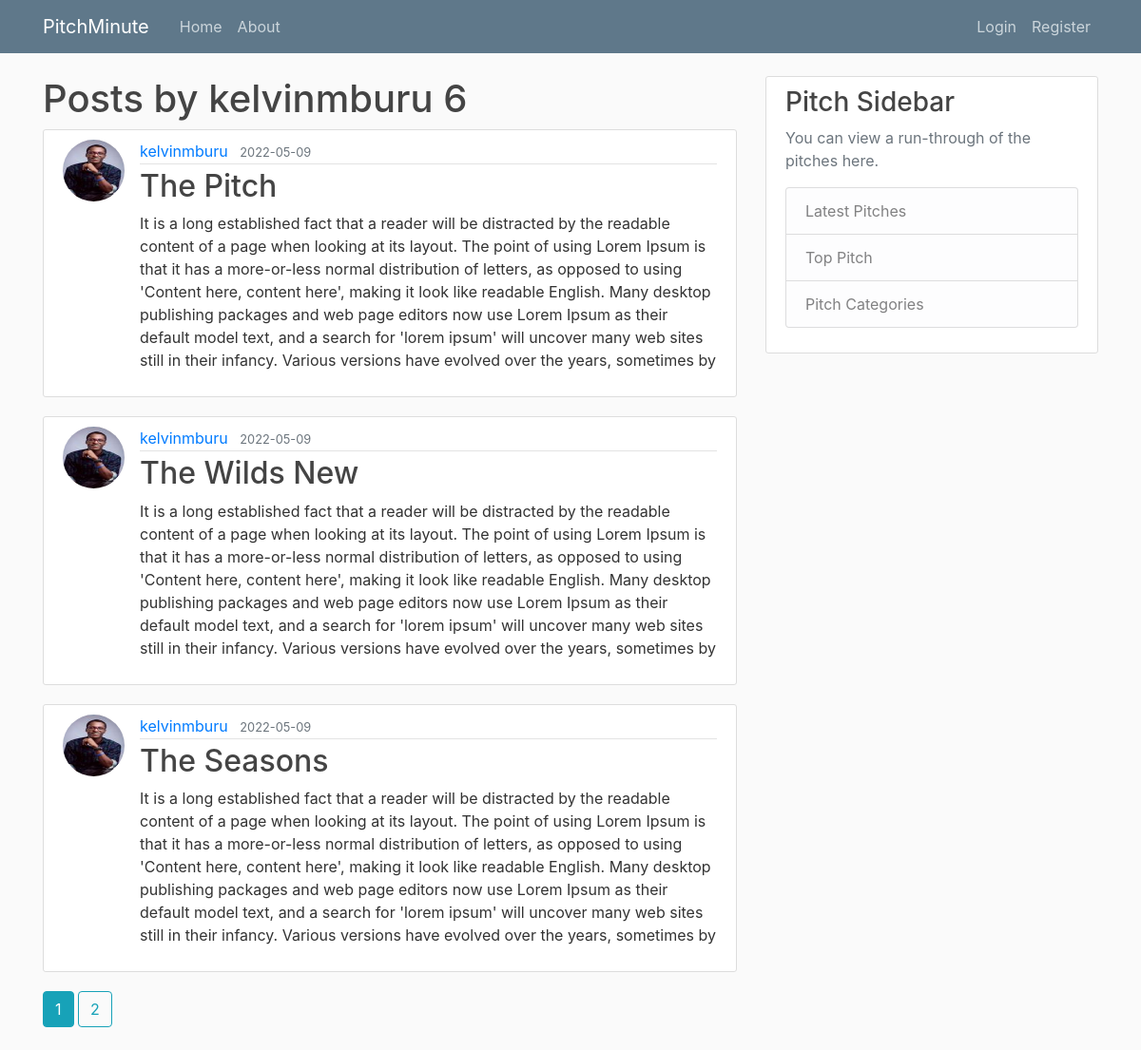
Page /user/kelvinmburu on the earlier database version.
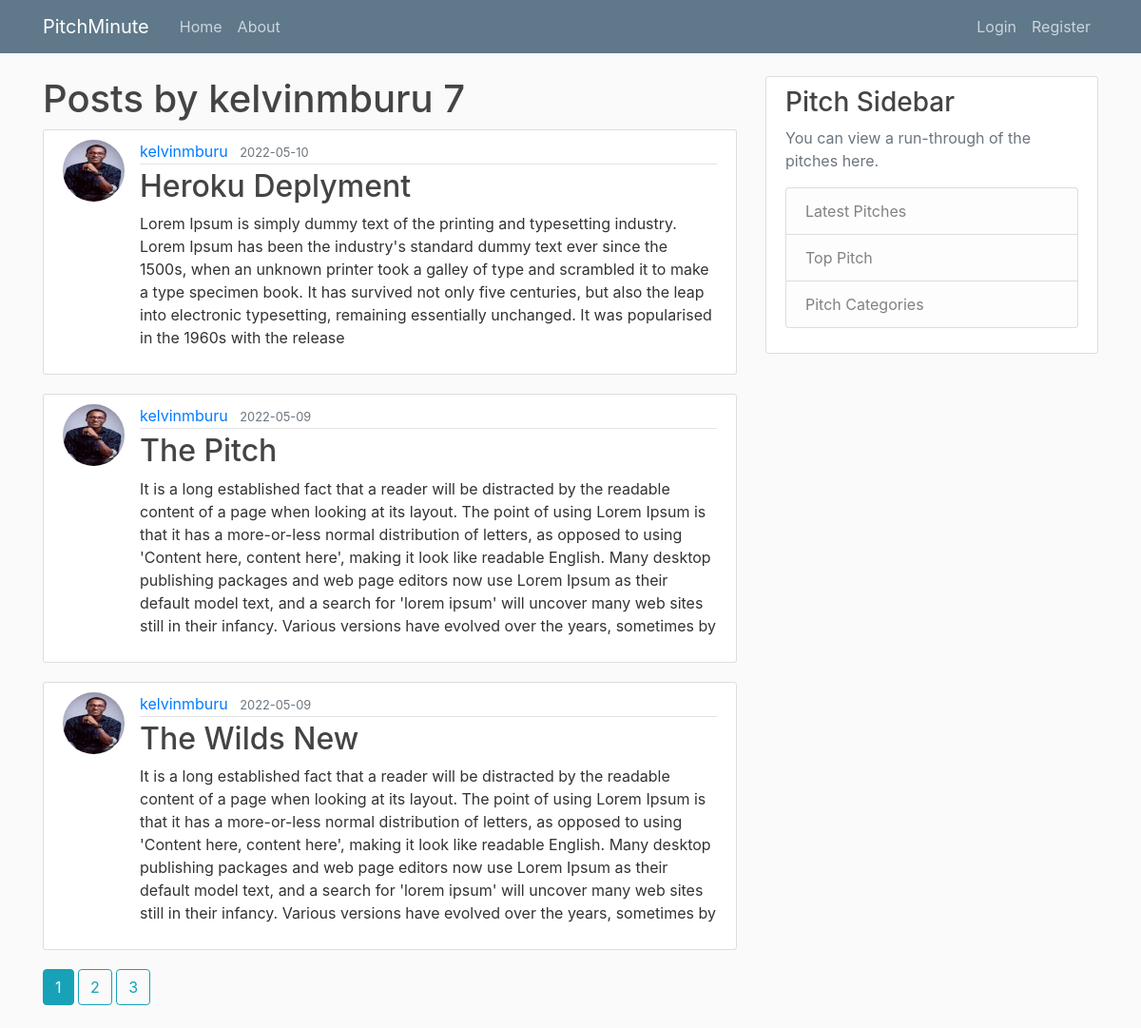
Same page on the later database version.
### flaskblog/models.py (models this page shows, shortened)
class User(db.Model, UserMixin):
    id = db.Column(db.Integer, primary_key=True)
    username = db.Column(db.String(20), unique=True, nullable=False)
    email = db.Column(db.String(120), unique=True, nullable=False)
    image_file = db.Column(db.String(20), nullable=False, default='default.jpg')
    password = db.Column(db.String(60), nullable=False)
    posts = db.relationship('Post', backref='author', lazy='dynamic')

class Post(db.Model):
    id = db.Column(db.Integer, primary_key=True)
    title = db.Column(db.String(100), nullable=False)
    date_posted = db.Column(db.DateTime, nullable=False, default=datetime.utcnow)
    content = db.Column(db.Text, nullable=False)
    user_id = db.Column(db.Integer, db.ForeignKey('user.id'), nullable=False)

### flaskblog/users/routes.py (the view)
@users.route("/user/<string:username>")
def user_posts(username):
    page = request.args.get('page', 1, type=int)
    user = User.query.filter_by(username=username).first_or_404()
    posts = Post.query.filter_by(author=user)\
        .order_by(Post.date_posted.desc())\
            .paginate(page=page, per_page=3)
    return render_template('user_posts.html',posts=posts, user=user)

### flaskblog/templates/user_posts.html
{% extends "layout.html" %}
{% block content %}
<h1 class="mb=3">Posts by {{ user.username }} {{ posts.total }} </h1>
{% for post in posts.items %}
<article class="media content-section">
    <img class="rounded-circle article-img"
        src=" {{ url_for('static', filename='profile_pics/' + post.author.image_file) }} " alt="" srcset="">
    <div class="media-body">
        <div class="article-metadata">
            <a class="mr-2" href=" {{url_for('users.user_posts', username=post.author.username)}} ">{{ post.author.username }}</a>
            <small class="text-muted">{{ post.date_posted.strftime('%Y-%m-%d') }}</small>
        </div>
        <h2><a class="article-title" href=" {{url_for('posts.post', post_id=post.id)}} ">{{ post.title }}</a></h2>
        <p class="article-content">{{ post.content }}</p>
    </div>
</article>
{% endfor %}
{% for page_num in posts.iter_pages(left_edge=1, right_edge=1, left_current=1, right_current=2) %}
    {% if page_num %}
    {% if posts.page == page_num %}
    <a class="btn btn-info mb-4" href="{{url_for('users.user_posts', username=user.username, page=page_num) }}">{{ page_num }}</a>
    {% else %}
    <a class="btn btn-outline-info mb-4" href="{{url_for('users.user_posts', username=user.username, page=page_num) }}">{{ page_num }}</a>
    {% endif %}
    {% else %}
        ...
    {% endif %}
{% endfor %}
{% endblock content%}

### flaskblog/templates/layout.html (shortened to what this page needs)
<!DOCTYPE html>
<html lang="en">
<head>
    <link rel="stylesheet" href="https://cdn.jsdelivr.net/npm/bootstrap@4.0.0/dist/css/bootstrap.min.css"
>
    <link rel="stylesheet" href="{{ url_for('static',filename='main.css') }}" type="text/css">
</head>
<body>
    <header class="site-header">
        <nav class="navbar navbar-expand-md navbar-dark bg-steel fixed-top">
            <div class="container">
                <a class="navbar-brand mr-4" href="/">PitchMinute</a>
                <div class="collapse navbar-collapse" id="navbarToggle">
                    <div class="navbar-nav mr-auto">
                        <a class="nav-item nav-link" href=" {{url_for('main.home')}} ">Home</a>
                        <a class="nav-item nav-link" href="{{url_for('main.about')}}">About</a>
                    </div>
                    <div class="navbar-nav">
                        {% if current_user.is_authenticated %}
                        <a class="nav-item nav-link" href="{{url_for('posts.new_post')}}">New Pitch</a>
                        <a class="nav-item nav-link" href="{{url_for('users.account')}}">Account</a>
                        <a class="nav-item nav-link" href="{{url_for('users.logout')}}">Logout</a>
                        {% else %}
                        <a class="nav-item nav-link" href="{{url_for('users.login')}}">Login</a>
                        <a class="nav-item nav-link" href="{{url_for('users.register')}}">Register</a>
                        {% endif %}
                    </div>
                </div>
            </div>
        </nav>
    </header>
    <main role="main" class="container">
        <div class="row">
            <div class="col-md-8">
                {% block content %}{% endblock %}
            </div>
            <div class="col-md-4">
                <div class="content-section">
                    <h3>Pitch Sidebar</h3>
                    <p class="text-muted">You can view a run-through of the pitches here.
                        <ul class="list-group">
                            <li class="list-group-item list-group-item-light">Latest Pitches</li>
                            <li class="list-group-item list-group-item-light">Top Pitch</li>
                            <li class="list-group-item list-group-item-light">Pitch Categories</li>
                        </ul>
                    </p>
                </div>
            </div>
        </div>
    </main>
</body>
</html>

### flaskblog/static/main.css (style rules this page uses)
body { background: #fafafa; color: #333333; margin-top: 5rem; }
h1, h2, h3, h4, h5, h6 { color: #444444; }
.bg-steel { background-color: #5f788a; }
.site-header .navbar-nav .nav-link { color: #cbd5db; }
.content-section { background: #ffffff; padding: 10px 20px; border: 1px solid #dddddd; border-radius: 3px; margin-bottom: 20px; }
.article-title { color: #444444; }
.article-content { white-space: pre-line; }
.article-img { height: 65px; width: 65px; margin-right: 16px; }
.article-metadata { padding-bottom: 1px; margin-bottom: 4px; border-bottom: 1px solid #e3e3e3 }

Differences in the rows shown:
no longer on this page (row unchanged): Post: image_file (picture), author.username "kelvinmburu", date_posted "2022-05-09", title "The Seasons", content "It is a long established fact that a reader will be distracted by the readable content of a page when looking at its layout. The point of using Lorem Ipsum is that it has a more-or-less normal distribution of letters, as opposed to using 'Content here, content here', making it look like readable English. Many desktop publishing packages and web page editors now use Lorem Ipsum as their default model text, and a search for 'lorem ipsum' will uncover many web sites still in their infancy. Various versions have evolved over the years, sometimes by"
added Post: image_file (picture), author.username "kelvinmburu", date_posted "2022-05-10", title "Heroku Deplyment", content "Lorem Ipsum is simply dummy text of the printing and typesetting industry. Lorem Ipsum has been the industry's standard dummy text ever since the 1500s, when an unknown printer took a galley of type and scrambled it to make a type specimen book. It has survived not only five centuries, but also the leap into electronic typesetting, remaining essentially unchanged. It was popularised in the 1960s with the release"
Other differences:
{{ posts.total }}: "6" → "7"
new list line: "3"
